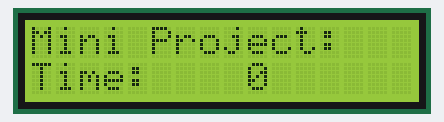
The sketch below on a simulated TI MSP430 LaunchPad. Parts: 16×2 character LCD.

Above: at 0.1 s.
At 4.1 s:
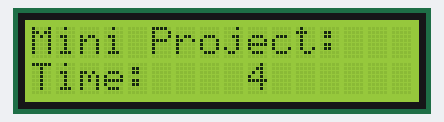
At 9.1 s:
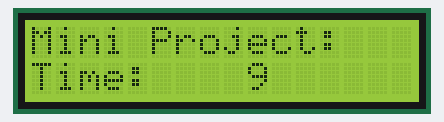
At 19.1 s:
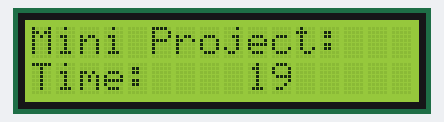
At 29.1 s:
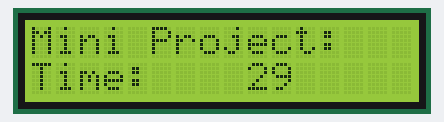
At 39.1 s:
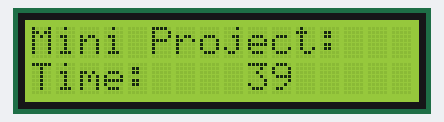

The sketch:

LCD.ino
```cpp
#include <LiquidCrystal.h>

// initialize the library with the numbers of the interface pins
LiquidCrystal lcd(P2_0, P2_1, P2_2, P2_3, P2_4, P2_5);

void setup() {
  // set up the LCD's number of columns and rows:
  lcd.begin(16, 2);
  // Print a message to the LCD.
  lcd.print("Mini Project: ");
  lcd.setCursor(0,1);
  lcd.print("Time: ");
}

void loop() {
  lcd.setCursor(9, 1);
  lcd.print(millis()/1000);
}
```

Measured:
- what the display in image 1 shows lasts 1.0 s, from 4.0 s to 5.0 s
